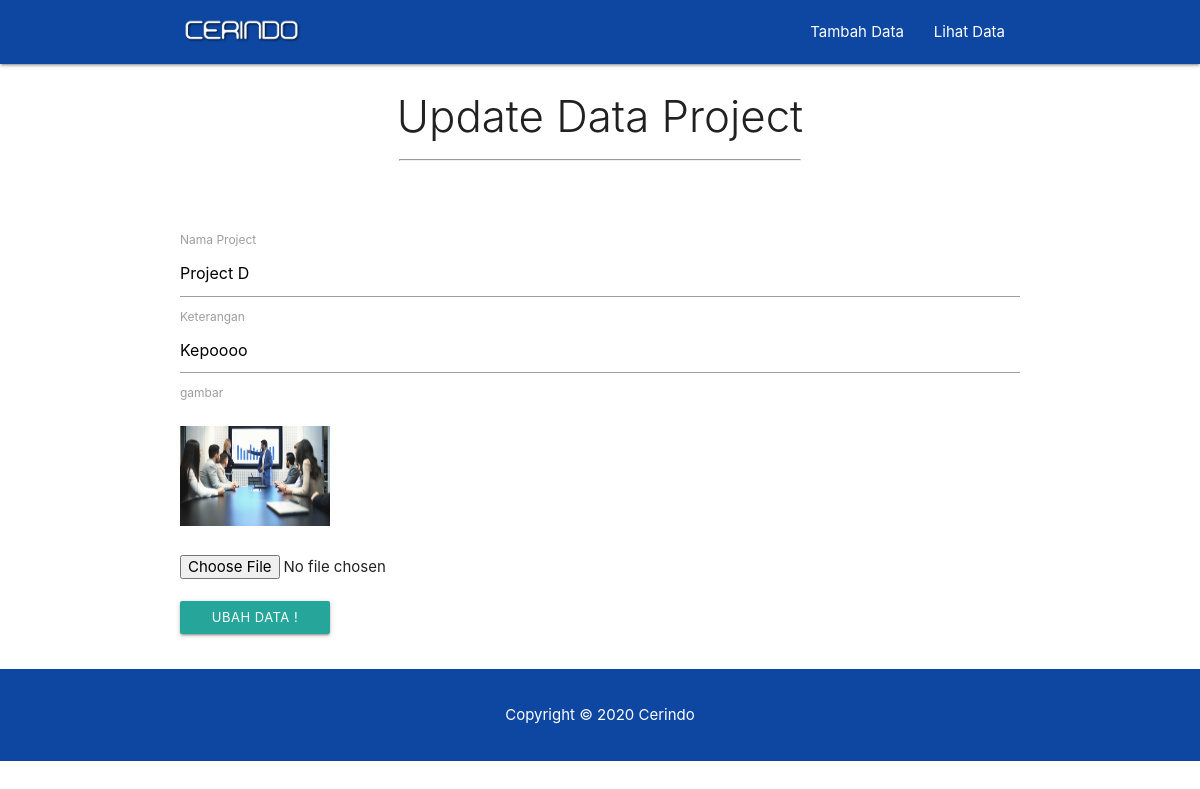
/php/ubah.php?id=9 (signed in), run on the app's committed database.
### tables this page shows
CREATE TABLE `project` (
  `id` int(11) NOT NULL AUTO_INCREMENT,
  `nama_project` varchar(100) DEFAULT NULL,
  `gambar` varchar(100) DEFAULT NULL,
  `keterangan` text,
  PRIMARY KEY (`id`)
);

### php/functions.php (called while the page is built, shortened)
<?php
$conn = mysqli_connect("sql108.epizy.com","epiz_26354123","lFsg7YQDmA", "epiz_26354123_Cerindo");
function query($query) {
    global $conn;
    $result = mysqli_query($conn, $query);
    $rows =[];
    while ($row = mysqli_fetch_assoc($result)){
        $rows[] = $row;
    }
    return $rows;
}
?>

### php/ubah.php (the view, shortened to what this page needs)
<?php
require "functions.php";
$id = $_GET["id"];
$mhs = query("SELECT *FROM project WHERE id=$id")[0];
?>
<!DOCTYPE html>
<html lang="en">
<head>
<link rel="stylesheet" href="https://cdnjs.cloudflare.com/ajax/libs/materialize/1.0.0/css/materialize.min.css">
<link rel="stylesheet" href="style.css">
</head>
<body>
  <div class="navbar-fixed">
    <nav class="blue darken-4">
    <div class="container">
      <div class="nav-wrapper">
        <a href="#" class="brand-logo"><img src="img/PNG_CERINDO-removebg-preview.png"></a>
          <ul class="right hide-on-med-and-down">
            <li><a href="tambah.php">Tambah Data</a></li>
            <li><a href="index.php">Lihat Data</a></li>
          </ul>
      </div>
    </div>
    </nav>
  </div>
<div class="container">
<div class = "row">
<h3 class="center light grey-text text-darken-4">Update Data Project</h3>
        <hr style="width : 400px">
        <br><br>
    <form action="" method="POST" enctype="multipart/form-data">
        <ul>
            <li>
                <label for="nama_project"> Nama Project </label>
                <input type="text" name="nama_project" required value="<?php echo $mhs['nama_project']; ?>">
            </li>
            <li>
                <label for="keterangan"> Keterangan </label>
                <input type="text" name="keterangan" required value="<?php echo $mhs['keterangan']; ?>">
            </li>
            <li>
                <label for="gambar"> gambar </label><br><br>
                <img src="img/<?php echo $mhs['gambar']; ?>" width="150" height="100">
                <br><br>
                <input   type="file" name="gambar">
            </li>
            <br>
            <li>
                <button class="waves-effect waves-light btn-small" type="submit" name="submit">Ubah Data !</button>
            </li>
        </ul>
    </form>
</div>
</div>
<footer class="blue darken-4 white-text center">
  <p>Copyright © 2020 Cerindo</p>
</footer>
</body>
</html>

### php/style.css (style rules this page uses)
.nav-wrapper img { max-width: 150px; height: 25px; filter: drop-shadow(1px 1px 1px rgba(0,0,0,0.8)); }
hr { width: 250px; }
form button { width: 150px; }
section, footer { padding: 20px 0; }

### data on the page
project: nama_project "Project D", keterangan "Kepoooo", gambar (picture)
